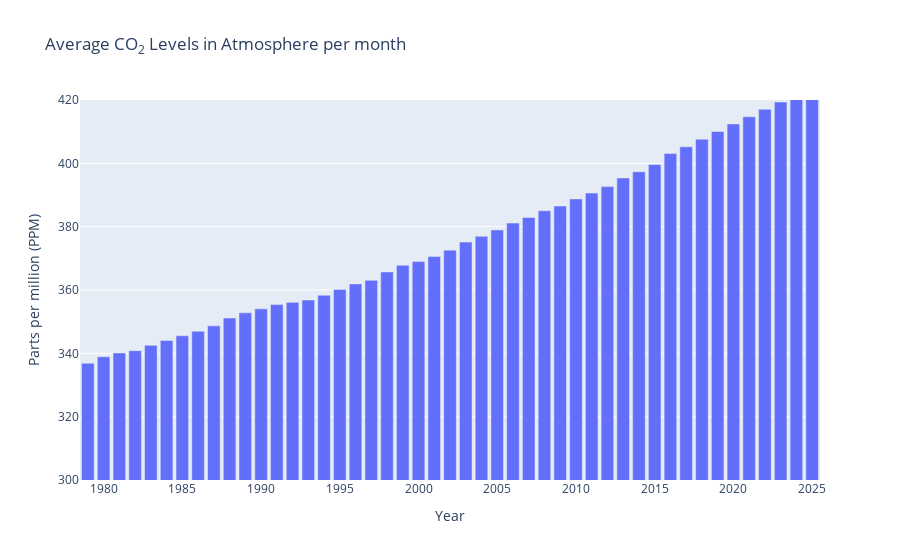

Notebook code cell kept with this figure:
### Code cell
import plotly.offline as py
import plotly.graph_objs as go
import datetime as dt

grp1 = co2_data.groupby(["year"]).mean()["average"]
trace1 = go.Bar(x=grp1.index, y=grp1.values)
layout = go.Layout(
    title="Average CO<sub>2</sub> Levels in Atmosphere per month",
    yaxis=dict(title="Parts per million (PPM)", range=(300,420)),
    xaxis=dict(title="Year"))
figure = go.Figure(data=[trace1], layout=layout)
py.iplot(figure, filename="co2-ppm-year")

### Figure 1 — Plotly figure (JSON) as saved in the notebook; plotly's stock layout.template omitted (floating-point values rounded to 4 significant figures)
{"data": [{"type": "bar", "x": [1979, 1980, 1981, 1982, 1983, 1984, 1985, 1986, 1987, 1988, 1989, 1990, 1991, 1992, 1993, 1994, 1995, 1996, 1997, 1998, 1999, 2000, 2001, 2002, 2003, 2004, 2005, 2006, 2007, 2008, 2009, 2010, 2011, 2012, 2013, 2014, 2015, 2016, 2017, 2018, 2019, 2020, 2021, 2022, 2023, 2024, 2025], "y": [336.9, 338.9, 340.1, 340.9, 342.5, 344.1, 345.5, 347.0, 348.7, 351.2, 352.8, 354.1, 355.4, 356.1, 356.8, 358.3, 360.2, 361.9, 363.0, 365.7, 367.8, 369.0, 370.6, 372.6, 375.1, 377.0, 379.0, 381.1, 382.9, 385.0, 386.5, 388.8, 390.6, 392.6, 395.4, 397.3, 399.6, 403.1, 405.2, 407.6, 410.1, 412.4, 414.7, 417.1, 419.4, 422.8, 426.1]}], "layout": {"title": {"text": "Average CO<sub>2</sub> Levels in Atmosphere per month"}, "xaxis": {"title": {"text": "Year"}}, "yaxis": {"range": [300, 420], "title": {"text": "Parts per million (PPM)"}}}}
